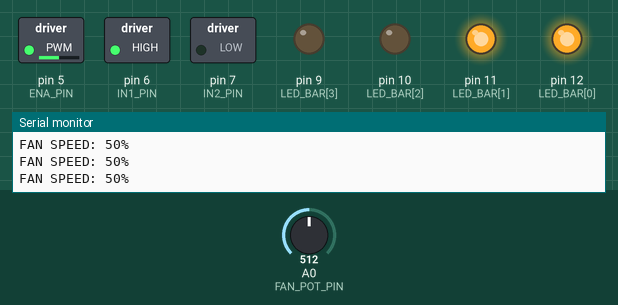
Simulated run of this sketch. Board: Arduino Uno, built with avr-gcc and run on an emulated ATmega328P. Parts: switched loads named in the sketch (green lamp = pin HIGH), output pins drawn as LEDs (lit = HIGH), the last lines printed to the serial monitor. The inputs (shaded band) are chosen by the test bench; at power-on: A0 (FAN_POT_PIN) = 512.

Above: at 1.2 s.
1.3 s: A0 (FAN_POT_PIN) set to 716
At 2.1 s:
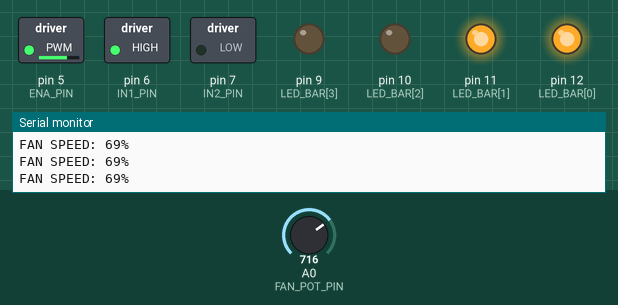
2.8 s: A0 (FAN_POT_PIN) set to 900
At 3.5 s:
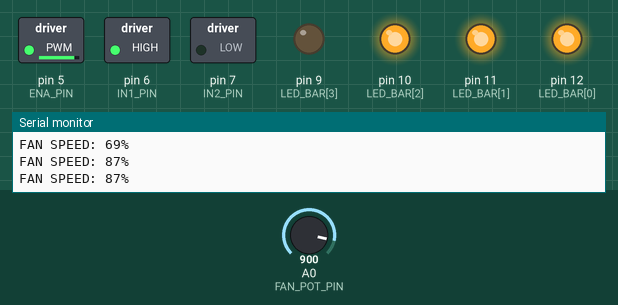
4.4 s: A0 (FAN_POT_PIN) set to 1023
At 4.8 s:
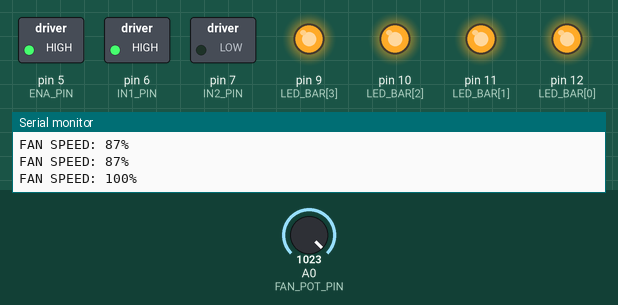
6.0 s: A0 (FAN_POT_PIN) set to 511
At 7.3 s:
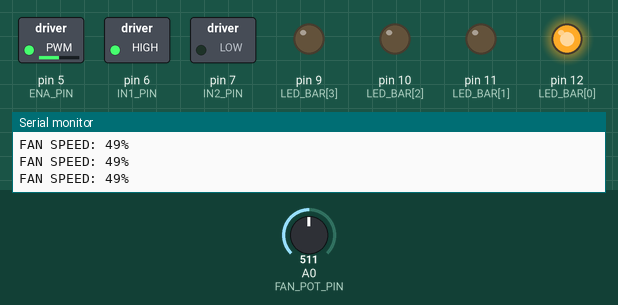
7.6 s: A0 (FAN_POT_PIN) set to 245
At 8.8 s:
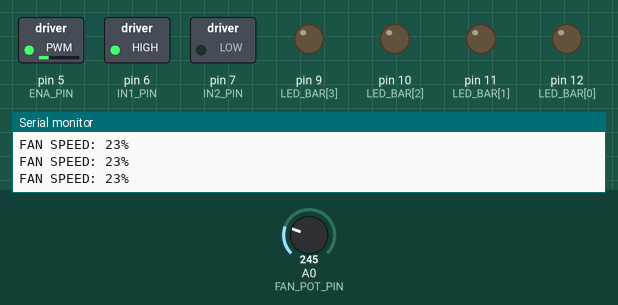
9.2 s: A0 (FAN_POT_PIN) set to 0
At 10.1 s:
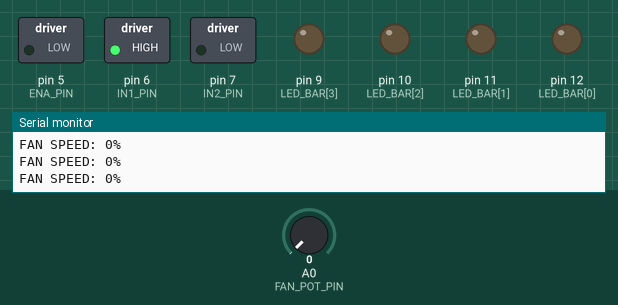
Timing chart, 0 to 11.8 s (numbered marks = the images above; inputs shaded):
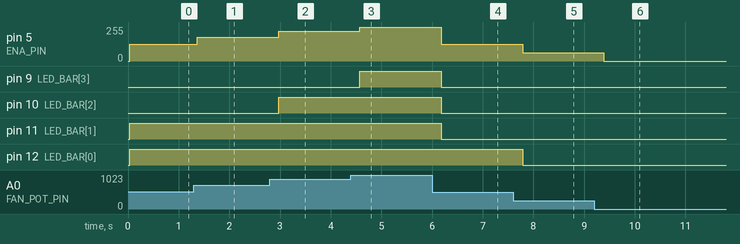

The sketch:

Manual-Fan-Speed-Controller.ino
```cpp
/*
 * 069 - Manual Fan Speed Controller
 * Board: Arduino Uno
 *
 * A potentiometer sets the speed of a small DC fan driven through an
 * L298N motor driver, and a four-LED bar graph shows the selected speed
 * level. The Serial Monitor reports the speed as a percentage.
 *
 * The fan can be any small 5V DC fan (or a 6-12V fan on an external
 * supply). Keep the fan current within the L298N rating.
 *
 * Wiring (L298N module):
 *   ENA -> digital pin 5 (PWM speed, remove the ENA jumper cap)
 *   IN1 -> digital pin 6  (set HIGH for one direction)
 *   IN2 -> digital pin 7  (set LOW)
 *   OUT1/OUT2 -> fan terminals
 *   +12V -> external motor supply (+) if the fan needs more than 5V
 *   GND  -> supply (-) AND Arduino GND (common ground)
 *
 *   Potentiometer: outer leg to 5V, wiper to A0, other outer leg to GND
 *   LED bar: pins 12, 11, 10, 9 each -> 220 ohm -> LED -> GND
 */

// ---- Named pin constants ----
const int FAN_POT_PIN = A0;        // potentiometer wiper
const int ENA_PIN = 5;             // L298N enable A (PWM speed)
const int IN1_PIN = 6;             // L298N input 1 (fixed HIGH)
const int IN2_PIN = 7;             // L298N input 2 (fixed LOW)

const int LED_BAR[4] = {12, 11, 10, 9};  // lowest LED first
const int LED_COUNT = 4;

// ---- Settings ----
const int MIN_SPEED = 0;
const int MAX_SPEED = 255;
const int AVERAGES = 8;            // readings averaged for steady output
const int LEVEL_STEP = 100 / LED_COUNT;  // percent per LED (25%)

void setup()
{
  Serial.begin(9600);
  Serial.println("Manual Fan Speed Controller");

  pinMode(ENA_PIN, OUTPUT);
  pinMode(IN1_PIN, OUTPUT);
  pinMode(IN2_PIN, OUTPUT);

  // Fixed direction: the fan always blows the same way.
  digitalWrite(IN1_PIN, HIGH);
  digitalWrite(IN2_PIN, LOW);
  analogWrite(ENA_PIN, MIN_SPEED);   // fan off at start

  for (int i = 0; i < LED_COUNT; i++)
  {
    pinMode(LED_BAR[i], OUTPUT);
    digitalWrite(LED_BAR[i], LOW);
  }

  Serial.println("Fan stopped. Turn the potentiometer to set speed.");
}

// Light the correct number of LEDs for the chosen percentage.
void showLevel(int percent)
{
  int lit = percent / LEVEL_STEP;   // 0 to 4 LEDs
  for (int i = 0; i < LED_COUNT; i++)
  {
    if (i < lit)
      digitalWrite(LED_BAR[i], HIGH);
    else
      digitalWrite(LED_BAR[i], LOW);
  }
}

void loop()
{
  // Average readings so the fan speed and LEDs do not flicker.
  long total = 0;
  for (int i = 0; i < AVERAGES; i++)
  {
    total += analogRead(FAN_POT_PIN);   // 0..1023
    delay(2);
  }
  int potValue = total / AVERAGES;

  // Map the pot onto the PWM range and drive the fan.
  int pwmValue = map(potValue, 0, 1023, MIN_SPEED, MAX_SPEED);
  analogWrite(ENA_PIN, pwmValue);

  int percent = map(potValue, 0, 1023, 0, 100);
  showLevel(percent);

  Serial.print("FAN SPEED: ");
  Serial.print(percent);
  Serial.println("%");

  delay(250);   // refresh about four times a second
}
```

Measured:
- after the input at 1.3 s, pin 5 (ENA_PIN): 127/255 → 178/255 after 0.07 s
- after the input at 2.8 s, pin 5 (ENA_PIN): 178/255 → 224/255 after 0.17 s; pin 10 (LED_BAR[2]): LOW → HIGH after 0.17 s
- after the input at 4.4 s, pin 5 (ENA_PIN): 224/255 → 255/255 after 0.18 s; pin 9 (LED_BAR[3]): LOW → HIGH after 0.18 s
- after the input at 6.0 s, pin 5 (ENA_PIN): 255/255 → 127/255 after 0.18 s; pin 9 (LED_BAR[3]), pin 10 (LED_BAR[2]), pin 11 (LED_BAR[1]): HIGH → LOW after 0.18 s
- after the input at 7.6 s, pin 5 (ENA_PIN): 127/255 → 61/255 after 0.19 s; pin 12 (LED_BAR[0]): HIGH → LOW after 0.19 s
- after the input at 9.2 s, pin 5 (ENA_PIN): 61/255 → 0/255 after 0.19 s
